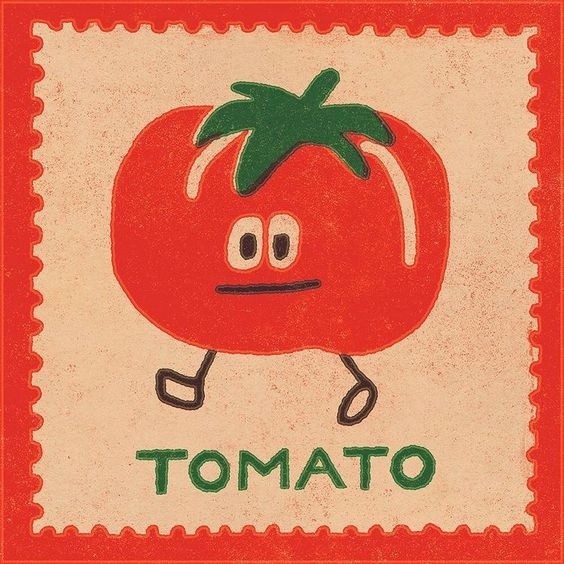
#> input picture MissaoOpenCV/tomato.jpg, 564 x 564 px
$ python capituloDois.py
#> lines starting #> are read from the running program, lines starting #| are printed output that depends on the picture
import cv2
imagem = cv2.imread('tomato.jpg')
#> imagem is the input picture: shape (564, 564, 3); mean B, G, R 97.8, 126.9, 218.7
# lendo e anotando os valores de Azul, Verde e Vermelho no pixel 0,0
(b, g, r) = imagem[0, 0] #veja que a ordem BGR e não RGB
#> b = 25; g = 50; r = 224

print('O pixel (0, 0) tem as seguintes cores:')
print('Vermelho:', r, 'Verde:', g, 'Azul:', b)
#| Vermelho: 224 Verde: 50 Azul: 25
cv2.imshow("Tomate!", imagem)
cv2.waitKey(0)

for y in range(0, imagem.shape[0]):
 for x in range(0, imagem.shape[1]):
    imagem[y, x] = (255,0,0) # tudo azul
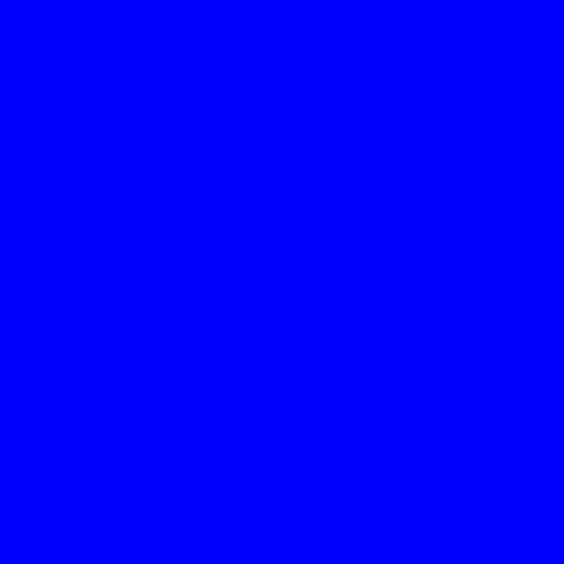
#> imagem: shape (564, 564, 3); mean B, G, R 255, 0, 0
cv2.imshow("Tela azul", imagem)
cv2.waitKey(0)

# gera um gradiente verde e roxo
for y in range(0, imagem.shape[0]):
 for x in range(0, imagem.shape[1]):
    imagem[y, x] = (x%256,y%256,x%256)
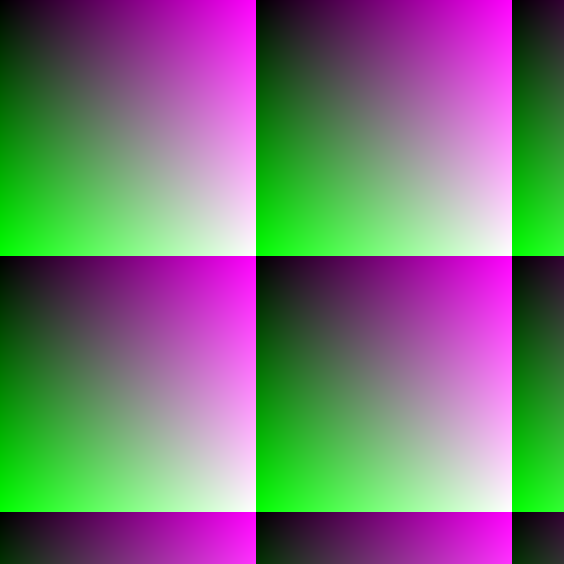
#> imagem: shape (564, 564, 3); mean B, G, R 118.1, 118.1, 118.1
cv2.imshow("Gradientes", imagem)
cv2.waitKey(0)

#gera uma imagem com algumas áreas "quadradas"
# preenchidas por "ondas" verdes e pretas
for y in range(0, imagem.shape[0], 1):
 for x in range(0, imagem.shape[1], 1):
    imagem[y, x] = (0,(x*y)%256,0)
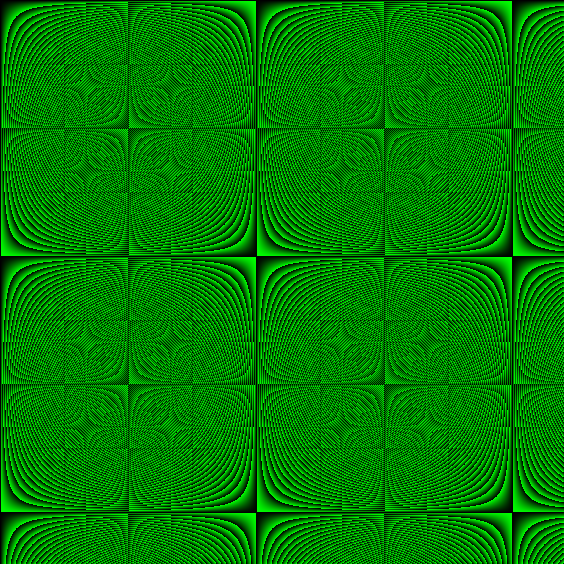
#> imagem: shape (564, 564, 3); mean B, G, R 0, 125.2, 0
cv2.imshow("Interferencia!", imagem)
cv2.waitKey(0)

#gera quadradinhos amarelos de 5x5 pixels a cada 10 pixels da imagem
imagem = cv2.imread('tomato.jpg')
for y in range(0, imagem.shape[0], 10):
    for x in range(0, imagem.shape[1], 10):
        imagem[y:y+5, x: x+5] = (0,255,255)
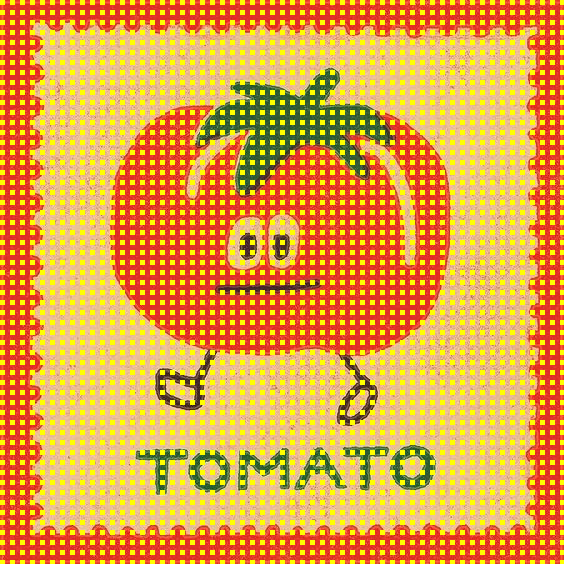
#> imagem: shape (564, 564, 3); mean B, G, R 73.2, 159.5, 227.8
cv2.imshow("Tomate Pontilhado", imagem)
cv2.waitKey(0)


# Criando minha própria fórmula - psicologia reversa, o tomate é o alvo :Da
imagem = cv2.imread('tomato.jpg')
for y in range(0, imagem.shape[0], 10):
    for x in range(0, imagem.shape[1], 10):
        if x == y:
           imagem[-x:x, y: y+5] = (0,0,0)
           imagem[x:x +5, -y:y] = (0,0,0)
           imagem[x:-x, y: y+5] = (0,0,0)
           imagem[x:x +5, -y:y] = (0,0,0)
           imagem[x:x +5, y:-y] = (0,0,0)
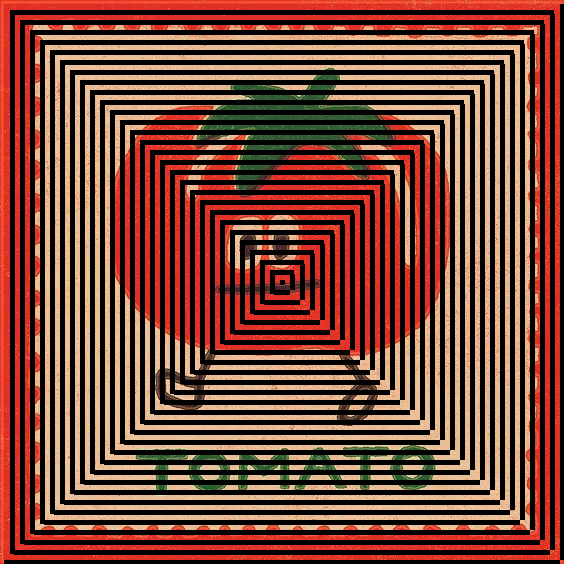
#> imagem: shape (564, 564, 3); mean B, G, R 49.6, 64.4, 112.4
cv2.imshow("Tiro ao Alvo!", imagem)
cv2.waitKey(0)
